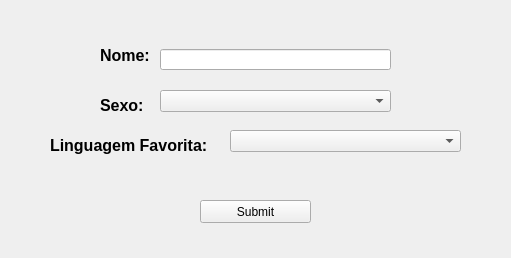
<?xml version="1.0" encoding="UTF-8"?>
<ui version="4.0">
 <class>MainWindow</class>
 <widget class="QMainWindow" name="MainWindow">
  <property name="geometry">
   <rect>
    <x>0</x>
    <y>0</y>
    <width>511</width>
    <height>258</height>
   </rect>
  </property>
  <property name="windowTitle">
   <string>ComboBox</string>
  </property>
  <widget class="QWidget" name="centralwidget">
   <widget class="QLabel" name="lblNome">
    <property name="geometry">
     <rect>
      <x>100</x>
      <y>40</y>
      <width>61</width>
      <height>31</height>
     </rect>
    </property>
    <property name="text">
     <string>&lt;html&gt;&lt;head/&gt;&lt;body&gt;&lt;p&gt;&lt;span style=&quot; font-size:12pt; font-weight:600;&quot;&gt;Nome:&lt;/span&gt;&lt;/p&gt;&lt;/body&gt;&lt;/html&gt;</string>
    </property>
   </widget>
   <widget class="QLineEdit" name="txtNome">
    <property name="geometry">
     <rect>
      <x>160</x>
      <y>49</y>
      <width>231</width>
      <height>21</height>
     </rect>
    </property>
    <property name="font">
     <font>
      <pointsize>12</pointsize>
     </font>
    </property>
   </widget>
   <widget class="QLabel" name="lblNome_2">
    <property name="geometry">
     <rect>
      <x>100</x>
      <y>90</y>
      <width>51</width>
      <height>31</height>
     </rect>
    </property>
    <property name="text">
     <string>&lt;html&gt;&lt;head/&gt;&lt;body&gt;&lt;p&gt;&lt;span style=&quot; font-size:12pt; font-weight:600;&quot;&gt;Sexo:&lt;/span&gt;&lt;/p&gt;&lt;/body&gt;&lt;/html&gt;</string>
    </property>
   </widget>
   <widget class="QComboBox" name="cboSexo">
    <property name="geometry">
     <rect>
      <x>160</x>
      <y>90</y>
      <width>231</width>
      <height>22</height>
     </rect>
    </property>
    <property name="font">
     <font>
      <pointsize>12</pointsize>
     </font>
    </property>
    <property name="cursor">
     <cursorShape>PointingHandCursor</cursorShape>
    </property>
    <property name="editable">
     <bool>false</bool>
    </property>
    <property name="currentText">
     <string/>
    </property>
    <property name="currentIndex">
     <number>-1</number>
    </property>
   </widget>
   <widget class="QPushButton" name="btnSubmit">
    <property name="geometry">
     <rect>
      <x>200</x>
      <y>200</y>
      <width>111</width>
      <height>23</height>
     </rect>
    </property>
    <property name="cursor">
     <cursorShape>PointingHandCursor</cursorShape>
    </property>
    <property name="text">
     <string>Submit</string>
    </property>
   </widget>
   <widget class="QComboBox" name="cboLinguagemFavorita">
    <property name="geometry">
     <rect>
      <x>230</x>
      <y>130</y>
      <width>231</width>
      <height>22</height>
     </rect>
    </property>
    <property name="font">
     <font>
      <pointsize>12</pointsize>
     </font>
    </property>
    <property name="cursor">
     <cursorShape>PointingHandCursor</cursorShape>
    </property>
    <property name="editable">
     <bool>false</bool>
    </property>
    <property name="currentText">
     <string/>
    </property>
    <property name="currentIndex">
     <number>-1</number>
    </property>
   </widget>
   <widget class="QLabel" name="lblNome_3">
    <property name="geometry">
     <rect>
      <x>50</x>
      <y>130</y>
      <width>171</width>
      <height>31</height>
     </rect>
    </property>
    <property name="text">
     <string>&lt;html&gt;&lt;head/&gt;&lt;body&gt;&lt;p&gt;&lt;span style=&quot; font-size:12pt; font-weight:600;&quot;&gt;Linguagem Favorita:&lt;/span&gt;&lt;/p&gt;&lt;/body&gt;&lt;/html&gt;</string>
    </property>
   </widget>
   <widget class="QLabel" name="lblLinguagemFavorita">
    <property name="geometry">
     <rect>
      <x>160</x>
      <y>170</y>
      <width>181</width>
      <height>16</height>
     </rect>
    </property>
    <property name="text">
     <string/>
    </property>
   </widget>
  </widget>
 </widget>
 <resources/>
 <connections/>
</ui>
